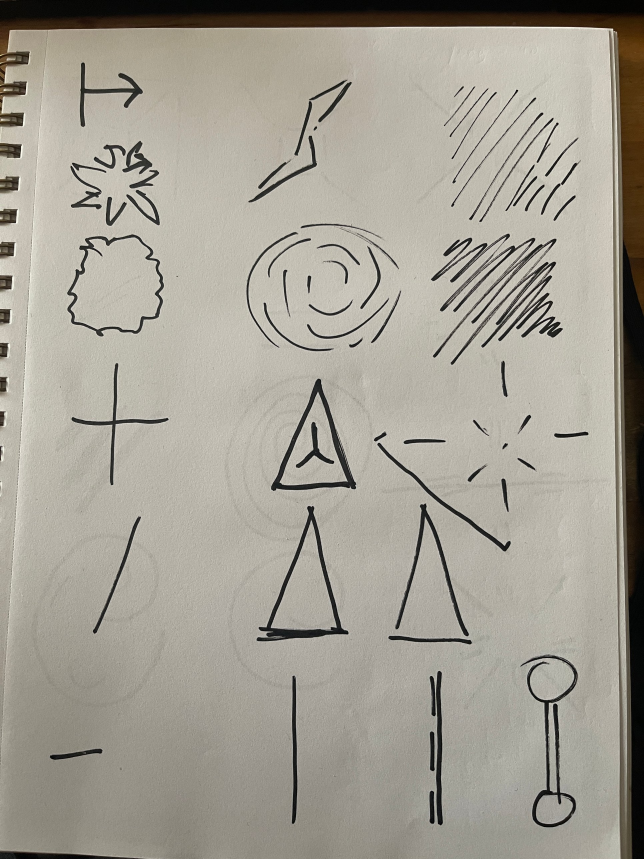
#> input picture source/IMG_6016.JPG, 1932 x 2576 px (shown at 1/3 size); its folder holds 2 pictures in this run
$ python prep.py
#> lines starting #> are read from the running program, lines starting #| are printed output that depends on the picture; after the words box and inside, x2 and y2 are one past the last pixel; in counts of white or black regions, pixels touching at a corner belong together
import cv2, numpy as np, sys, os, json

import pathlib
REPO = pathlib.Path(__file__).resolve().parent.parent
SRC = str(REPO / "source")
OUT = str(REPO / "build")
os.makedirs(OUT, exist_ok=True)

def flatten(img):
    g = cv2.cvtColor(img, cv2.COLOR_BGR2GRAY)
    # divide by a heavy blur to remove paper gradient
    bg = cv2.GaussianBlur(g, (0, 0), 41)
    norm = cv2.divide(g, bg, scale=255)
    return norm

for name in ["IMG_6016", "IMG_6017"]:
    img = cv2.imread(f"{SRC}/{name}.JPG")
#> img is the input picture: shape (2576, 1932, 3); mean B, G, R 148.6, 159.7, 164.1
    norm = flatten(img)
#> in flatten, `g = cv2.cvtColor(img, cv2.COLOR_BGR2GRAY)`:
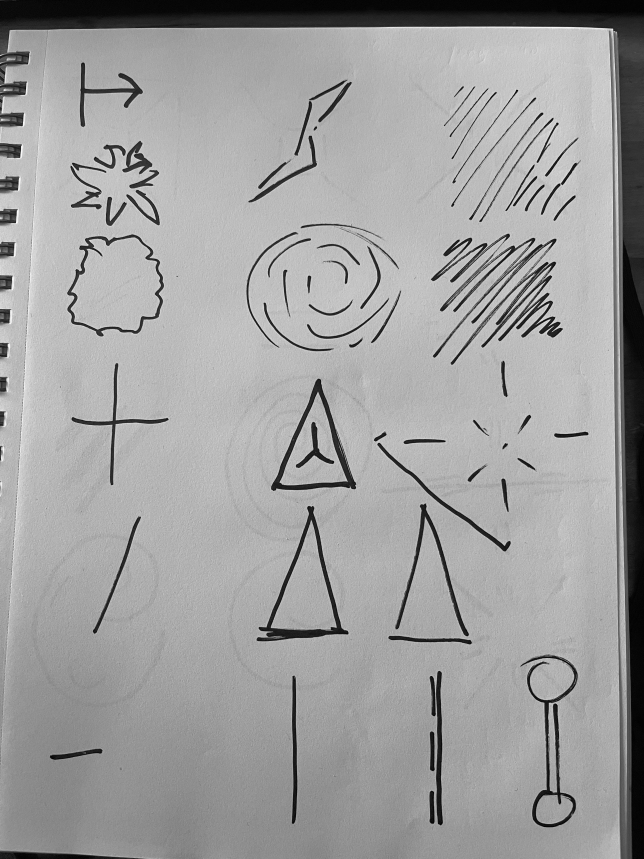
#> g: shape (2576, 1932) (shown at 1/3 size); min 0, max 255, mean 159.8
#> in flatten, `bg = cv2.GaussianBlur(g, (0, 0), 41)`:
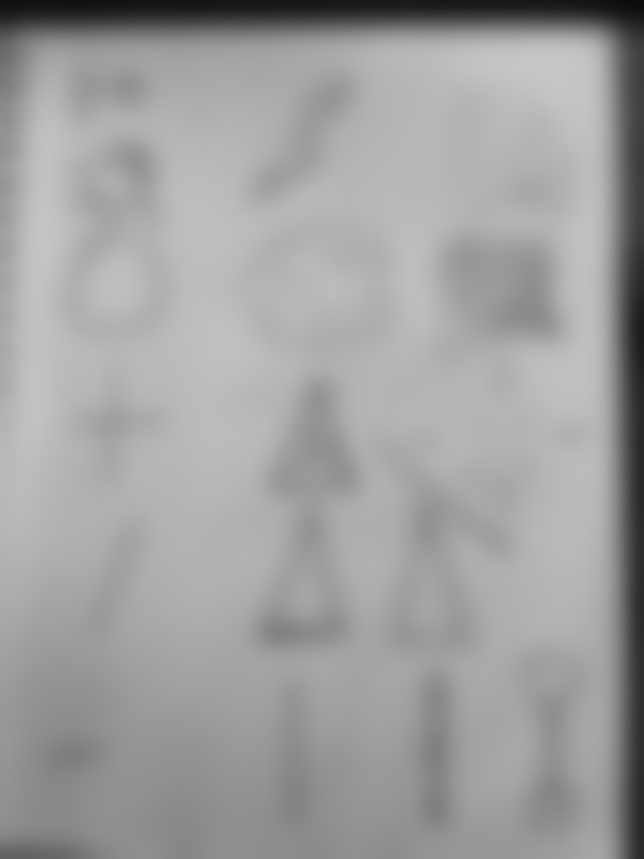
#> bg: shape (2576, 1932) (shown at 1/3 size); min 12, max 199, mean 159.8
#> in flatten, `norm = cv2.divide(g, bg, scale=255)`:
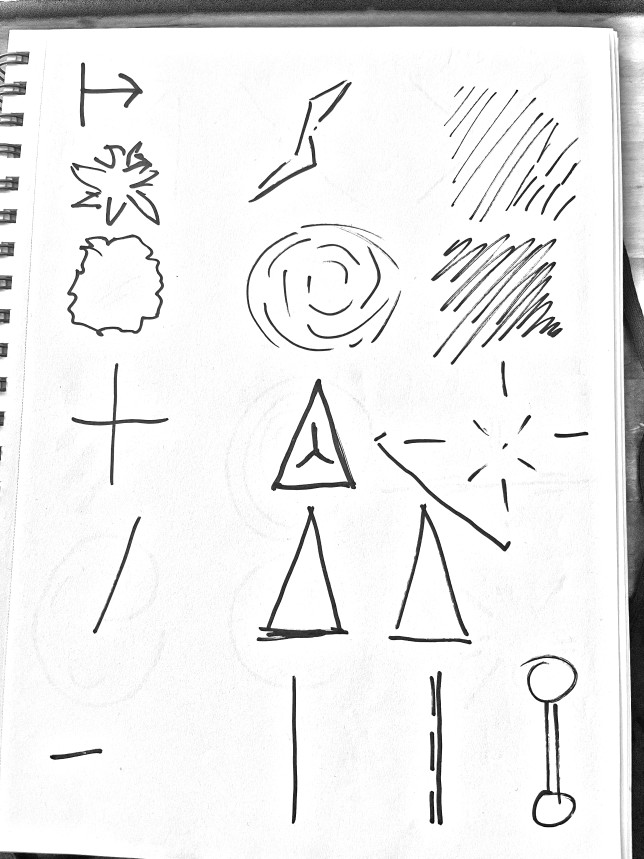
#> norm: shape (2576, 1932) (shown at 1/3 size); min 0, max 255, mean 235.3
    # marker ink is well below paper; pencil ghost lines are faint
    _, bw = cv2.threshold(norm, 150, 255, cv2.THRESH_BINARY_INV)
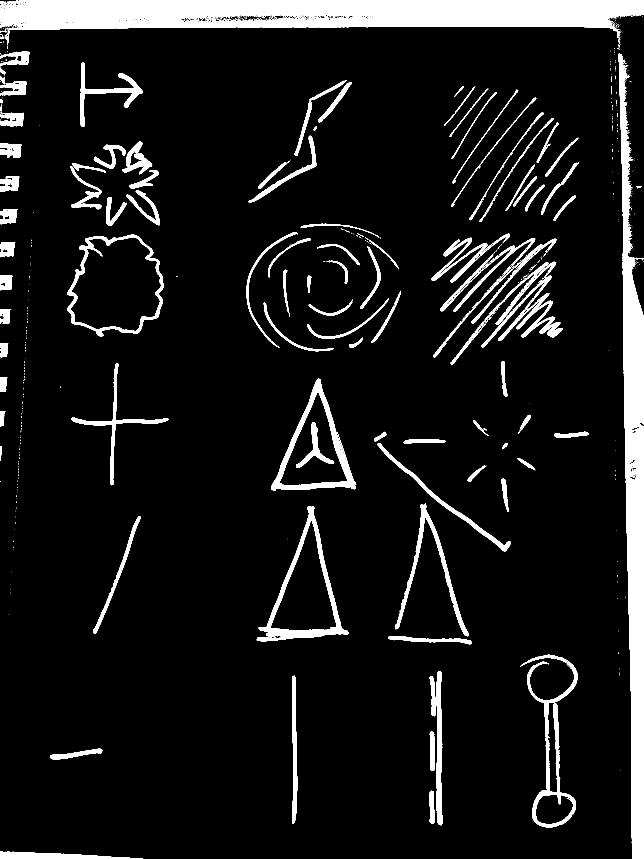
#> bw: shape (2576, 1932) (shown at 1/3 size); 9.2% white; 734 white regions (621 under 20 px), largest, box (x1, y1, x2, y2) and area: (0, 0, 1932, 136) 146000, (1856, 159, 1932, 2576) 95021, (770, 1518, 1045, 1924) 14937
    # remove specks
    bw = cv2.morphologyEx(bw, cv2.MORPH_OPEN, np.ones((3, 3), np.uint8))
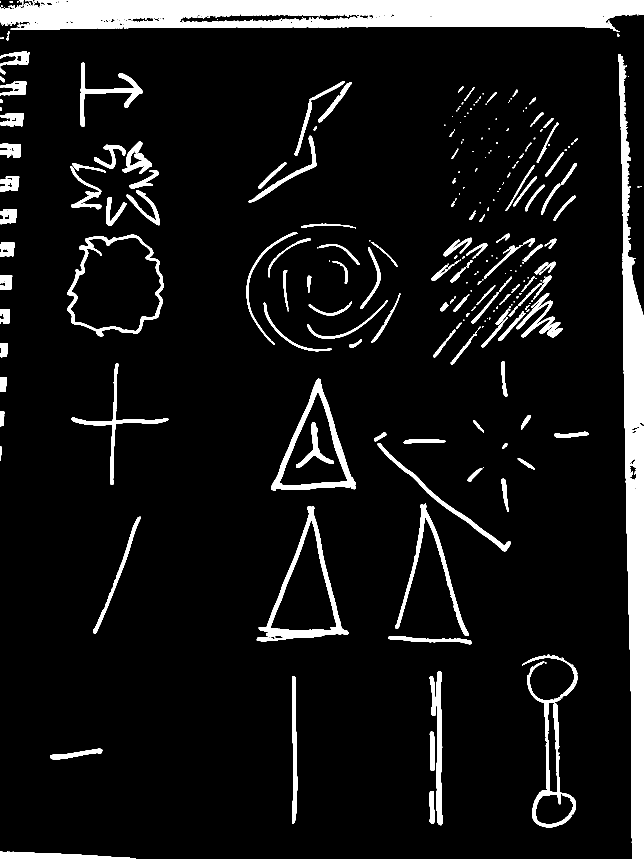
#> bw: shape (2576, 1932) (shown at 1/3 size); 8.7% white; 332 white regions (136 under 20 px), largest, box (x1, y1, x2, y2) and area: (0, 0, 1932, 93) 140011, (1856, 162, 1932, 2576) 93688, (770, 1518, 1045, 1924) 14879
    cv2.imwrite(f"{OUT}/{name}_norm.png", norm)
    cv2.imwrite(f"{OUT}/{name}_bw.png", bw)
    print(name, img.shape)
#| IMG_6016 (2576, 1932, 3)
#> pass 2 of the loop `for name in ["IMG_6016", "IMG_6017"]:`:
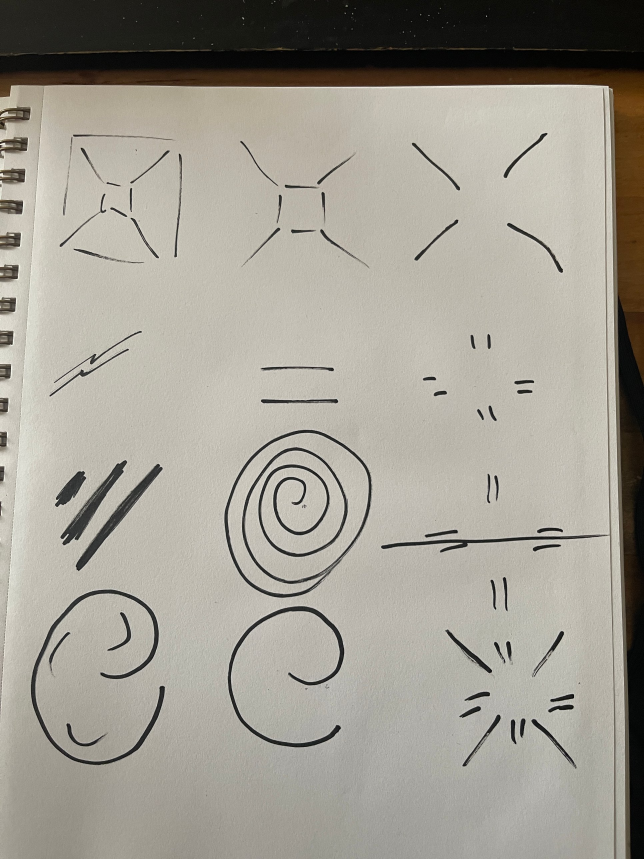
#> input picture source/IMG_6017.JPG, 1932 x 2576 px (shown at 1/3 size)
#> img is the input picture: shape (2576, 1932, 3); mean B, G, R 147, 157.2, 161.2
#> in flatten (call 2), `norm = cv2.divide(g, bg, scale=255)`:
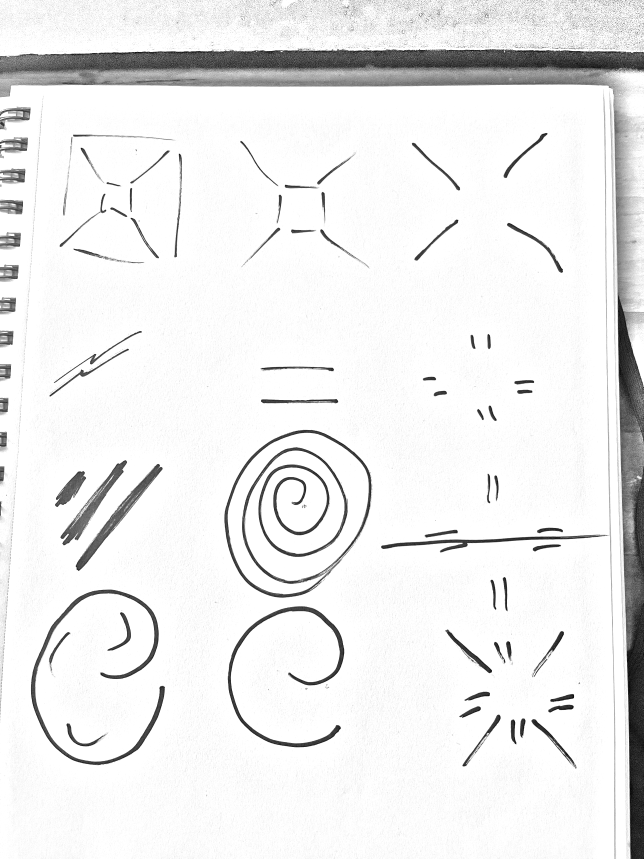
#> norm: shape (2576, 1932) (shown at 1/3 size); min 0, max 255, mean 236.7
#> `bw = cv2.morphologyEx(bw, cv2.MORPH_OPEN, np.ones((3, 3), np.uint8))`:
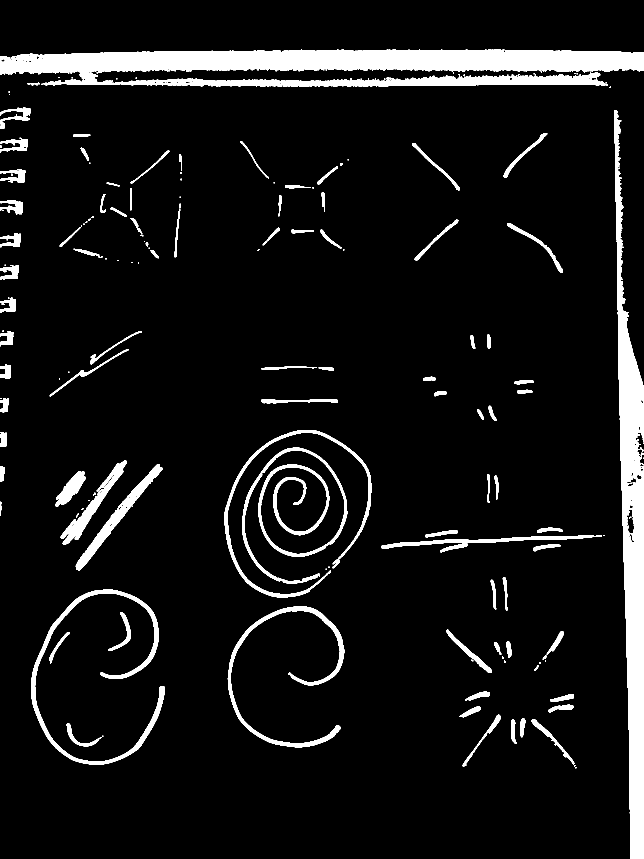
#> bw: shape (2576, 1932) (shown at 1/3 size); 7.7% white; 215 white regions (94 under 20 px), largest, box (x1, y1, x2, y2) and area: (0, 148, 1932, 259) 141556, (1842, 331, 1932, 2576) 92637, (93, 1769, 494, 2295) 17930
#| IMG_6017 (2576, 1932, 3)
